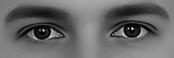
#> input picture Final Project/average male eyes gray-float.jpg, 174 x 58 px
$ python testing.py
#> lines starting #> are read from the running program, lines starting #| are printed output that depends on the picture
import cv2
from PIL import Image
from numpy import *
import matplotlib.pyplot as plt
from skimage.feature import hog
from skimage import color, exposure, io, img_as_float, transform
import time

def resizeImg(im, percentage):
    width = int(len(im) * percentage / 100)
    height = int(len(im[0]) * percentage / 100)
    shape = (width, height)

    temp = transform.resize(im, shape)

    return temp

def find(region, im, pixelsPerCell, stepSize):
    #pixelsPerCell: does not need many to calculate accurately. Can go up to (32,32)
    #stepSize: needs large number in order to calculate accurately (minimum is like 16)

    #DECREASE IMAGE TO SEARCH FOR BY 5% 10 TIMES AN SEARCH FOR EACH ONE (10th one is original)
    resized = []
    sizes = []
    stepSizes = []
    for i in range(55,100,5):
        width = int(len(im) * i / 100)
        height = int(len(im[0]) * i / 100)
        shape = (width, height)
        temp = transform.resize(region, shape)
        step = (width/stepSize, height/stepSize)

        resized.append(temp)
        sizes.append(shape)
        stepSizes.append(step)
    resized.append(region)
    sizes.append((len(region), len(region[0])))

    # for i in range(0,10):
    #     plt.imshow(resized[i], cmap=plt.cm.gray)
    #     plt.show()

    # [0] is width
    widIm = len(im)
    lenIm = len(im[0])

    histToCompareTo = histTemplate
    smallestHist = float('inf')
    smallestX = 0;
    smallestY = 0;

    for x in range(0, widIm-sizes[len(sizes)][0], stepX):
        for y in range(0, lenIm-sizes[len(sizes)][1], stepY):
            window = im[x:x+widR, y:y+lenR]
            window = img_as_float(window)

            # [4 lines of commented-out code are left out]

            temp = hog(window, orientations=8, pixels_per_cell=pixelsPerCell, cells_per_block=(1, 1))

            difference = temp-histToCompareTo#substract histograms
            difference = square(difference)
            # difference = abs(difference)
            tempSum = sum(difference)#compute cumulative sum of histogram to compare to previous

            if(tempSum < smallestHist):
                smallestHist = tempSum
                smallestX = x
                smallestY = y

    coordinates = [(smallestY, smallestX), (smallestY + lenR, smallestX + widR)]
    return coordinates

pixelsPerCell = (8,8)
stepSize = 16

#BRING IN EYE TEMPLATE
eyeTemplate = io.imread('Final Project/average male eyes gray-float.jpg')
#> eyeTemplate is the input picture: shape (58, 174); min 0, max 253, mean 104.1
eyeTemplate = img_as_float(eyeTemplate)

#COMPUTE ITS HISTOGRAM, NEEDS TO BE COMPUTED ONLY ONCE
histTemplate = hog(eyeTemplate, orientations=8, pixels_per_cell=pixelsPerCell, cells_per_block=(1, 1))
#> histTemplate = 1176 values, max 0.919 at index 123, min 0 at index 7, mean 0.272

# [18 lines of commented-out code are left out]
frame = io.imread('Final Project/test1.jpg')
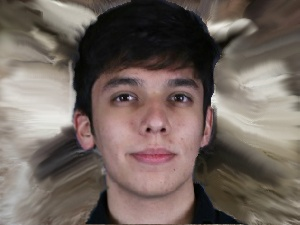
#> input picture Final Project/test1.jpg, 300 x 225 px
#> frame is the input picture: shape (225, 300, 3); mean R, G, B 113.9, 101.3, 94.7
frame = color.rgb2gray(frame)
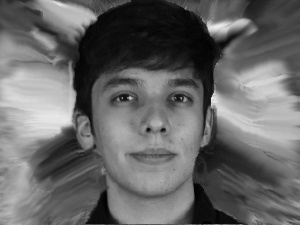
#> frame: shape (225, 300) float64; min 0.0025, max 0.93, mean 0.406
frame = img_as_float(frame)

start_time = time.time()
coo = find(eyeTemplate, frame ,pixelsPerCell, stepSize)
#> the loop in find, `for i in range(55,100,5):` made 9 passes
#> (width, height, step) on passes 1 to 9: (123, 165, (7.69, 10.31)), (135, 180, (8.44, 11.25)), (146, 195, (9.12, 12.19)), (157, 210, (9.81, 13.12)), (168, 225, (10.5, 14.06)), (180, 240, (11.25, 15)), (191, 255, (11.94, 15.94)), (202, 270, (12.62, 16.88)), (213, 285, (13.31, 17.81))
#> pass 1, in find, `temp = transform.resize(region, shape)`:
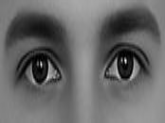
#> temp: shape (123, 165) float64; min 0.000172, max 0.942, mean 0.408
#> after the loop in find, `for i in range(55,100,5):`: resized = 9 items; sizes = [(123, 165), (135, 180), (146, 195), (157, 210), (168, 225), (180, 240), (191, 255), (202, 270), (213, 285)]; stepSizes = [(7.69, 10.31), (8.44, 11.25), (9.12, 12.19), (9.81, 13.12), (10.5, 14.06), (11.25, 15), (11.94, 15.94), (12.62, 16.88), (13.31, 17.81)]
#> in find, `widIm = len(im)`: widIm = 225
#> in find, `lenIm = len(im[0])`: lenIm = 300
#> in find, `histToCompareTo = histTemplate`: histToCompareTo has the same summary as histTemplate outside find
#> after the loop in find, `for x in range(0, widIm-sizes[len(sizes)][0], stepX):`: smallestHist = inf; smallestX = 0
#> (the run stopped early here; a loop or call above may not have finished)
